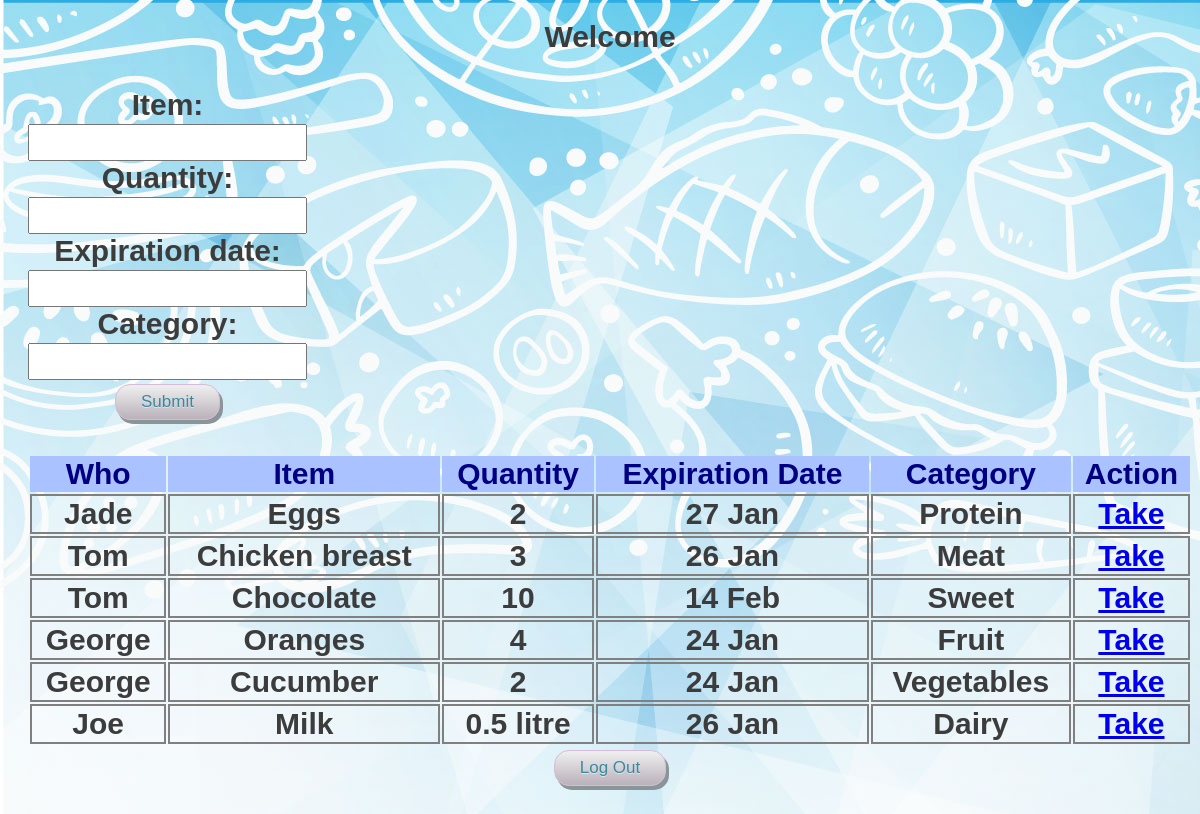
The app's page /home.php with its own data.
### tables this page shows
CREATE TABLE `messages` (
  `mes_id` int(11) NOT NULL,
  `item` text NOT NULL,
  `user` varchar(128) NOT NULL,
  `quantity` varchar(32) NOT NULL,
  `expiration` varchar(32) NOT NULL,
  `category` varchar(32) NOT NULL
);

### home.php (the view, shortened to what this page needs)
<!DOCTYPE html>
<html>
<head>
    <link rel="stylesheet" type="text/css" href="style.css">
</head>
<body>
  <?php
  require_once 'dbcon.php';
  if (isset($_POST['username'])) {
    $username = $_POST['username'];
    $_SESSION['username'] = $username;
  } else {
    $username = $_SESSION['username'];
  }
   ?>
<h1>Welcome <?=$username?></p1><br /><br />
<div class="div_login">
      <form method="POST" action="home.php">
        <div>
          <div style="position: center;" class="form_label">
            <label>Item:</label>
          </div>
          <input style="position: center;" class="login_input" type="text" name="msg" />
        </div>
        <div>
          <div style="position: center;" class="form_label">
            <label>Quantity:</label>
        </div>
          <input style="position: center;" class="login_input" type="text" name="qty" />
        </div>
        <div>
          <div style="position: center";class="form_label">
            <label>Expiration date:</label>
        </div>
          <input style="position: center"; class="login_input" type="text" name="expr" />
        </div>
        <div>
          <div style="position: center";class="form_label">
            <label>Category:</label>
        </div>
          <input style="position: center"; class="login_input" type="text" name="ctgry" />
        </div>
        <input type="submit" name="Login" value="Submit" class="myButton" /><br /><br />
      </form>
</div>
      <table class="t"></h1>
<p1><tr><th>Who</th><th>Item</th><th>Quantity</th>
  <th>Expiration Date</th><th>Category</th><th>Action</th></tr>
  <?php
   $res = $link->query("SELECT * FROM messages");
  while ($line = $res->fetch_object()) {
    echo "<tr><td>{$line->user}</td><td>{$line->item}</td>
    <td>{$line->quantity}</td><td>{$line->expiration}</td>
    <td>{$line->category}</td>
    <td><a href=\"home.php?take={$line->mes_id}\">Take</a></button></tr>";
  }
  ?>
  <form  method="POST" action="index.php">
    <button class = "myButton">Log Out</button>
  </form>
<br>
</body>
</html>

### style.css (style rules this page uses)
body { background-image: url("./background6.jpg"); }
h1 { color: rgb(60,60,60); margin-left: 20px; }
.t { width: 100%; }
.t th { background-color: rgb(170, 194, 255); color: navy; }
.t td { border: 2px solid gray; }
.login_input { font-size: 20px; padding: 5px; }
.myButton { -moz-box-shadow: 3px 4px 0px 0px #899599; -webkit-box-shadow: 3px 4px 0px 0px #899599; box-shadow: 3px 4px 0px 0px #899599; background:-webkit-gradient(linear, left top, left bottom, color-stop(0.05, #ededed), color-stop(1, #bab1ba)); background:-moz-linear-gradient(top, #ededed 5%, #bab1ba 100%); background:-webkit-linear-gradient(top, #ededed 5%, #bab1ba 100%); background:-o-linear-gradient(top, #ededed 5%, #bab1ba 100%); background:-ms-linear-gradient(top, #ededed 5%, #bab1ba 100%); background:linear-gradient(to bottom, #ededed 5%, #bab1ba 100%); filter:progid:DXImageTransform.Microsoft.gradient(startColorstr='#ededed', endColorstr='#bab1ba',GradientType=0); background-color:#ededed; -moz-border-radius:15px; -webkit-border-radius:15px; border-radius:15px; border:1px solid #d6bcd6; display:inline-block; cursor:pointer; color:#3a8a9e; font-family:Arial; font-size:17px; padding:7px 25px; text-decoration:none; text-shadow:0px 1px 0px #e1e2ed; }

### home.php (style rules this page uses)
.div_login { float: left; }
h1 { font-family: helvetica; text-align: center; font-size: 30px; }
p1 { font-family: helvetica; font-size: 20px; text-align: left; }

### records on screen
messages: user "Jade", item "Eggs", quantity "2", expiration "27 Jan", category "Protein"
messages: user "Tom", item "Chicken breast", quantity "3", expiration "26 Jan", category "Meat"
messages: user "Tom", item "Chocolate", quantity "10", expiration "14 Feb", category "Sweet"
messages: user "George", item "Oranges", quantity "4", expiration "24 Jan", category "Fruit"
messages: user "George", item "Cucumber", quantity "2", expiration "24 Jan", category "Vegetables"
messages: user "Joe", item "Milk", quantity "0.5 litre", expiration "26 Jan", category "Dairy"
